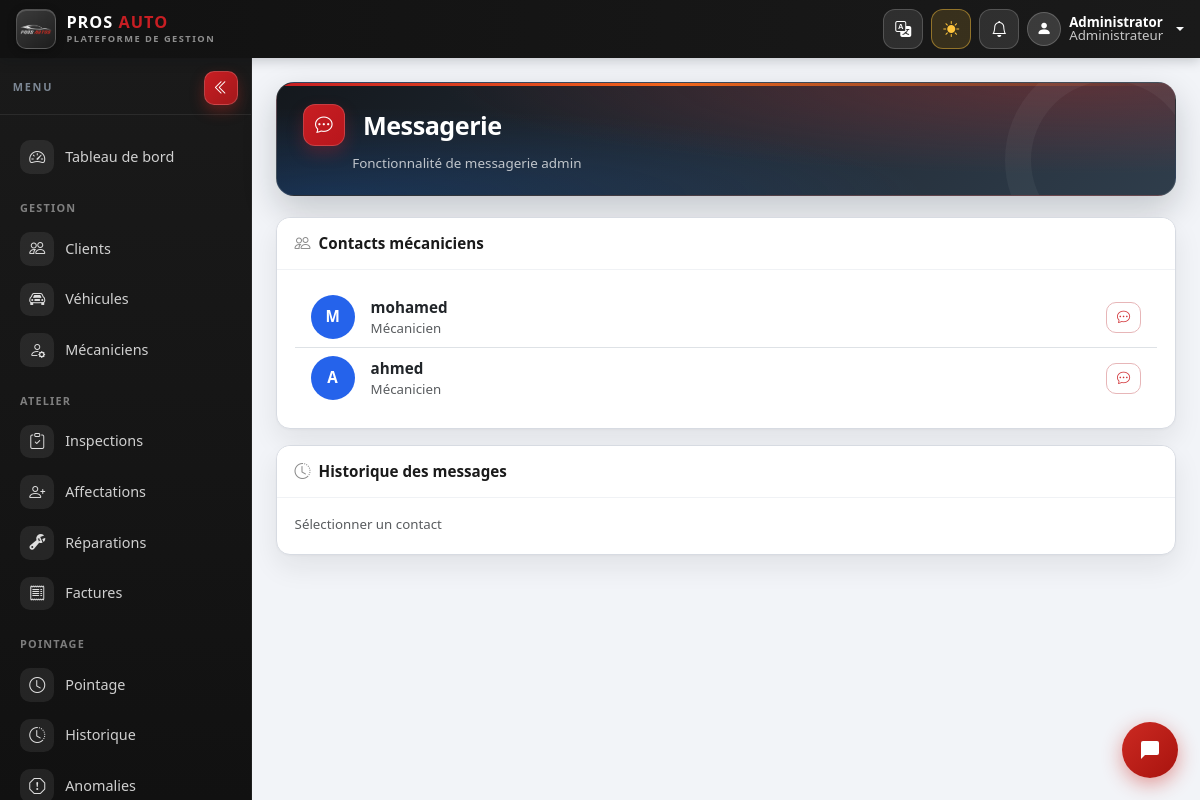
Page /admin/chat.php (signed in) on the committed database.
### tables this page shows
CREATE TABLE users (
  id INT UNSIGNED NOT NULL AUTO_INCREMENT,
  full_name VARCHAR(100) NOT NULL,
  username VARCHAR(50) NOT NULL,
  nom_complet VARCHAR(150) NOT NULL DEFAULT '',
  email VARCHAR(120) NOT NULL,
  password VARCHAR(255) NOT NULL,
  role ENUM('admin','mechanic') NOT NULL DEFAULT 'mechanic',
  mechanic_id INT UNSIGNED NULL,
  is_active TINYINT(1) NOT NULL DEFAULT 1,
  last_login_at DATETIME NULL,
  created_at DATETIME NOT NULL DEFAULT CURRENT_TIMESTAMP,
  PRIMARY KEY (id),
  UNIQUE KEY uq_users_username (username),
  UNIQUE KEY uq_users_email (email),
  INDEX idx_users_role (role),
  INDEX idx_users_mechanic (mechanic_id),
  CONSTRAINT fk_users_mechanic FOREIGN KEY (mechanic_id)
    REFERENCES mechanics(id) ON DELETE SET NULL
);

### includes/functions.php (called while the page is built, shortened)
<?php
require_once __DIR__ . '/../config/config.php';
require_once __DIR__ . '/../config/database.php';
function current_lang(): string
{
    return $_SESSION['app_lang'] ?? 'fr';
}
function &lang_table(): array
{
    static $table = null;
    if ($table === null) {
        $file = __DIR__ . '/lang/' . current_lang() . '.php';
        $table = is_file($file) ? require $file : require __DIR__ . '/lang/fr.php';
    }
    return $table;
}
function t(string $key, ...$params): string
{
    $table = lang_table();
    $text = $table[$key] ?? $table['common.' . $key] ?? $key;
    return $text;
}
function e(?string $value): string
{
    return htmlspecialchars((string) $value, ENT_QUOTES, 'UTF-8');
}
function app_url(string $path = ''): string
{
    $url = app_base_url() . '/' . ltrim($path, '/');
    return $url;
}
function asset_url(string $path): string
{
    $url  = app_url($path);
    $file = __DIR__ . '/../' . ltrim($path, '/');
    $v    = is_file($file) ? (string) filemtime($file) : null;
    return $v === null ? $url : $url . '?v=' . $v;
}
function current_user(): ?array
{
    static $cachedId = null;
    static $cachedUser = null;
    $id = (int) ($_SESSION['user_id'] ?? 0);
    if ($cachedId !== $id) {
        $cachedId   = $id;
        $cachedUser = $id > 0
            ? fetch_one("SELECT * FROM users WHERE id = ? AND is_active = 1", [$id])
            : null;
    }
    return $cachedUser;
}
function is_logged_in(): bool
{
    return current_user() !== null;
}
function home_url(): string
{
    $u = current_user();
    return ($u && $u['role'] === 'admin') ? 'admin/dashboard.php' : 'mechanic/dashboard.php';
}
function locale_id(): string
{
    return current_lang() === 'fr' ? 'fr-FR' : 'en-GB';
}
function role_label(string $role): string
{
    return $role === 'admin' ? t('role.admin') : t('role.mechanic');
}

### config/config.php (called while the page is built, shortened)
<?php
function app_base_url(): string
{
    $rootFs  = str_replace('\\', '/', (string) realpath(dirname(__DIR__)));
    $docRoot = str_replace('\\', '/', (string) realpath((string) ($_SERVER['DOCUMENT_ROOT'] ?? '')));
    if ($docRoot !== '' && $rootFs !== '' && str_starts_with($rootFs, $docRoot)) {
        $base = substr($rootFs, strlen($docRoot));
        return rtrim($base, '/');
    }
    $dir = str_replace('\\', '/', dirname($_SERVER['SCRIPT_NAME'] ?? '/'));
    return $dir === '/' ? '' : $dir;
}

### config/database.php (called while the page is built, shortened)
<?php
function db(): PDO
{
    static $pdo = null;
    if ($pdo === null) {
        $dsn = 'mysql:host=' . DB_HOST . ';dbname=' . DB_NAME . ';charset=' . DB_CHARSET;
        try {
            $pdo = new PDO($dsn, DB_USER, DB_PASS, [
                PDO::ATTR_ERRMODE            => PDO::ERRMODE_EXCEPTION,
                PDO::ATTR_DEFAULT_FETCH_MODE => PDO::FETCH_ASSOC,
                PDO::ATTR_EMULATE_PREPARES   => false,
            ]);
            $pdo->exec("SET time_zone = 'SYSTEM'");
        } catch (PDOException $e) {
            http_response_code(500);
            if (APP_DEBUG) {
                exit('Erreur de connexion à la base de données : '
                    . htmlspecialchars($e->getMessage(), ENT_QUOTES, 'UTF-8')
                    . '<br>Vérifiez <code>config/database.php</code> et importez <code>database.sql</code>.');
            }
            exit('Service momentanément indisponible.');
        }
    }
    return $pdo;
}
function fetch_one(string $sql, array $params = [])
{
    try {
        $st = db()->prepare($sql);
        $st->execute($params);
        $row = $st->fetch();
        return $row === false ? null : $row;
    } catch (PDOException $e) {
        if (is_missing_schema_error($e)) {
            error_log('[garage] schema missing on SELECT ONE: ' . $e->getMessage());
            return null;
        }
        throw $e;
    }
}

### includes/auth.php (called while the page is built, shortened)
<?php
require_once __DIR__ . '/../config/config.php';
require_once __DIR__ . '/../config/database.php';
require_once __DIR__ . '/functions.php';
require_once __DIR__ . '/chat.php';
if (is_logged_in() && is_mechanic() && !ip_approved_for_user(current_user_id(), client_ip())) {
    $_SESSION = [];
    if (ini_get('session.use_cookies')) {
        $p = session_get_cookie_params();
        setcookie(session_name(), '', time() - 42000, $p['path'], $p['domain'], $p['secure'], $p['httponly'], true);
    }
    session_destroy();
    session_start();
    $_SESSION['app_lang'] = current_lang();
    header('Location: ' . app_url('auth/login.php?reason=ip_unapproved'), true, 303);
    exit;
}

### includes/chat.php (called while the page is built, shortened)
<?php
function chat_allowed_roles(): array
{
    return ['admin', 'mechanic'];
}
function chat_pair_allowed(?string $meRole, ?string $peerRole): bool
{
    $roles = chat_allowed_roles();
    return ($meRole === 'admin' && $peerRole === 'mechanic') || ($meRole === 'mechanic' && $peerRole === 'admin');
}
function chat_contact_roles(?string $meRole): array
{
    $out = [];
    foreach (chat_allowed_roles() as $peerRole) {
        if (chat_pair_allowed($meRole, $peerRole)) { $out[] = $peerRole; }
    }
    return $out;
}
function chat_get_contacts(PDO $db, int $meId, ?string $meRole = null): array
{
    $meRole = $meRole ?? (chat_user_role($db, $meId) ?? '');
    $contactRoles = chat_contact_roles($meRole);
    $roleSql = $contactRoles
        ? "u.role IN ('" . implode("','", $contactRoles) . "')"
        : '1 = 0';
    $load = function () use ($db, $meId, $roleSql) {
        $stmt = $db->prepare(
            "SELECT u.id, u.username, u.nom_complet, u.role,
                    (p.last_seen_at IS NOT NULL AND p.last_seen_at >= (NOW() - INTERVAL " . CHAT_ONLINE_WINDOW . " SECOND)) AS is_online,
                    p.last_seen_at,
                    (SELECT COUNT(*) FROM chat_messages m
                      WHERE m.sender_id = u.id AND m.receiver_id = :me AND m.is_read = 0) AS unread
             FROM users u
             LEFT JOIN chat_presence p ON p.user_id = u.id
             WHERE u.is_active = 1 AND {$roleSql} AND u.id <> :me2
             ORDER BY is_online DESC, unread DESC, u.nom_complet"
        );
        $stmt->execute(['me' => $meId, 'me2' => $meId]);
        return $stmt->fetchAll();
    };
    try { return $load(); }
    catch (Throwable $e) { return chat_retry($db, $load) ?? []; }
}

### admin/chat.php (the view, shortened to what this page needs)
<?php
require_once __DIR__ . '/../includes/auth.php';
$db = db();
$me = current_user();
$meId = (int) $me['id'];
$contacts = [];
$selectedPeerId = 0;
$messages = [];
$selectedPeer = null;
try {
    $contacts = chat_get_contacts($db, $meId, 'admin');
} catch (Throwable $e) {
    error_log('admin/chat.php: ' . $e->getMessage());
}
require __DIR__ . '/../includes/header.php';
?>
<div class="page-title">
    <div>
        <h1><i class="bi bi-chat-dots me-2 text-danger"></i><?= e(t('chat.title')) ?></h1>
        <div class="subtitle"><?= e(t('chat.admin_feature')) ?></div>
    </div>
</div>
<div class="card">
    <div class="card-header d-flex align-items-center gap-2">
        <i class="bi bi-people"></i>
        <span class="mb-0"><?= e(t('chat.mecanicien_contacts')) ?></span>
    </div>
    <div class="card-body">
        <?php if (!$contacts): ?>
            <div class="alert alert-info"><?= e(t('chat.no_contacts')) ?></div>
        <?php else: ?>
            <ul class="list-group list-group-flush">
                <?php foreach ($contacts as $c): ?>
                    <?php
                        $cid = (int) $c['id'];
                        $active = $cid === $selectedPeerId;
                    ?>
                    <li class="list-group-item d-flex align-items-center gap-3 <?= $active ? 'bg-danger bg-opacity-10' : '' ?>">
                        <div class="position-relative">
                            <span class="avatar" style="width:44px;height:44px;border-radius:50%;display:inline-flex;align-items:center;justify-content:center;font-weight:700;color:#fff;background:#2563eb;">
                                <?= strtoupper(substr((string) ($c['nom_complet'] ?: $c['username']), 0, 1)) ?>
                            </span>
                        </div>
                        <div class="flex-grow-1 min-w-0">
                            <div class="fw-semibold"><?= e($c['nom_complet'] ?: $c['username']) ?></div>
                            <div class="text-muted small"><?= e($c['role'] === 'mechanic' ? t('role.mechanic') : $c['role']) ?></div>
                        </div>
                        <a href="<?= e(app_url('admin/chat.php?peer=' . $cid)) ?>" class="btn btn-sm <?= $active ? 'btn-danger' : 'btn-outline-danger' ?>">
                            <i class="bi bi-chat-dots"></i>
                        </a>
                    </li>
                <?php endforeach; ?>
            </ul>
        <?php endif; ?>
    </div>
</div>
<div class="card mt-3">
    <div class="card-header d-flex align-items-center gap-2">
        <i class="bi bi-clock-history"></i>
        <span class="mb-0"><?= e(t('chat.history')) ?></span>
    </div>
    <div class="card-body">
        <?php if ($selectedPeer): ?>
            <div class="d-flex align-items-center gap-2 mb-3">
                <span class="avatar" style="width:32px;height:32px;border-radius:50%;display:inline-flex;align-items:center;justify-content:center;font-weight:700;color:#fff;background:#2563eb;">
                    <?= strtoupper(substr((string) $selectedPeer['full_name'], 0, 1)) ?>
                </span>
                <div>
                    <div class="fw-semibold"><?= e($selectedPeer['full_name']) ?></div>
                    <div class="text-muted small"><?= e($selectedPeer['username']) ?></div>
                </div>
            </div>
            <div class="border rounded p-3 bg-light" style="max-height:320px;overflow-y:auto;">
                <?php if (!$messages): ?>
                    <div class="text-muted small"><?= e(t('chat.empty')) ?></div>
                <?php else: ?>
                    <?php foreach ($messages as $msg): ?>
                        <div class="mb-2 <?= $msg['mine'] ? 'text-end' : 'text-start' ?>">
                            <div class="<?= $msg['mine'] ? 'bg-danger bg-opacity-10 text-dark rounded-3 px-3 py-2' : 'bg-white text-dark rounded-3 px-3 py-2 shadow-sm' ?>">
                                <?= nl2br(e($msg['text'])) ?>
                                <div class="small text-muted mt-1"><?= e($msg['time']) ?></div>
                                <?php if ($msg['mine']): ?>
                                    <div class="small text-muted"><?= e(t('chat.you')) ?></div>
                                <?php endif; ?>
                            </div>
                        </div>
                    <?php endforeach; ?>
                <?php endif; ?>
            </div>
            <form method="post" class="mt-3">
                <?= csrf_field() ?>
                <input type="hidden" name="action" value="send">
                <input type="hidden" name="peer_id" value="<?= (int) $selectedPeerId ?>">
                <div class="input-group">
                    <textarea name="message" class="form-control" rows="1" placeholder="<?= e(t('chat.write_here')) ?>" required></textarea>
                    <button class="btn btn-danger" type="submit"><i class="bi bi-send"></i></button>
                </div>
            </form>
        <?php else: ?>
            <div class="text-muted small"><?= e(t('chat.select_contact')) ?></div>
        <?php endif; ?>
    </div>
</div>
<?php require __DIR__ . '/../includes/footer.php'; ?>

### includes/header.php (shortened to what this page needs)
<?php
$u = current_user();
?><!doctype html>
<html lang="<?= e(current_lang()) ?>">
<head>
<link rel="stylesheet" href="<?= e(asset_url('assets/vendor/bootstrap/bootstrap.min.css')) ?>">
<link rel="stylesheet" href="<?= e(asset_url('assets/vendor/bootstrap-icons/bootstrap-icons.css')) ?>">
<link rel="stylesheet" href="<?= e(asset_url('assets/css/style.css')) ?>">
</head>
<body class="app-body" data-locale="<?= e(locale_id()) ?>">
<nav class="navbar navbar-dark app-navbar sticky-top">
  <div class="container-fluid px-3">
    <a class="navbar-brand brand-block" href="<?= e(app_url(home_url())) ?>">
      <span class="brand-logo-wrap">
        <img src="<?= e(app_url('assets/images/logo.png')) ?>" alt="PROS AUTO" class="brand-logo">
      </span>
      <span class="brand-text d-none d-sm-flex">
        <span class="brand-name">PROS <strong>AUTO</strong></span>
        <span class="brand-tagline"><?= e(t('app.tagline')) ?></span>
      </span>
    </a>
    <div class="d-flex align-items-center gap-2 ms-auto">
      <div class="dropdown">
        <button class="icon-btn" type="button" data-bs-toggle="dropdown" aria-expanded="false"
                aria-label="<?= e(t('nav.language')); ?>" title="<?= e(t('nav.language')); ?>">
          <i class="bi bi-translate"></i>
        </button>
      </div>
      <button id="themeToggle" class="icon-btn" type="button" aria-label="<?= e(t('nav.theme')); ?>" title="<?= e(t('nav.theme')); ?>">
        <i class="bi theme-icon bi-moon"></i>
      </button>
      <?php if ($u): ?>
      <div class="notif-wrap position-relative">
        <button type="button" class="icon-btn notif-trigger" id="notifTrigger"
                aria-expanded="false" aria-haspopup="true" aria-controls="notifDropdown"
                aria-label="<?= e(t('nav.notifications')); ?>" title="<?= e(t('nav.notifications')); ?>">
          <i class="bi bi-bell"></i>
        </button>
      </div>
      <div class="dropdown">
        <a class="d-flex align-items-center gap-2 text-light text-decoration-none dropdown-toggle user-menu" data-bs-toggle="dropdown" href="#" role="button" aria-expanded="false">
          <span class="user-avatar"><i class="bi bi-person-fill"></i></span>
          <span class="d-none d-md-inline">
            <span class="d-block small fw-semibold lh-1"><?= e($u['full_name']) ?></span>
            <span class="d-block small opacity-75 lh-1"><?= e(role_label($u['role'])) ?></span>
          </span>
        </a>
      </div>
      <?php endif; ?>
    </div>
  </div>
</nav>
<div class="app-wrapper d-flex">
<?php require __DIR__ . '/sidebar.php'; ?>
<main class="flex-grow-1 main-content">
<div class="content-inner px-3 px-lg-4 py-4">

### rows in the picture
users: full_name "Administrator", role "Administrateur"
users: nom_complet+username "M", username "mohamed", role "Mécanicien"
users: nom_complet+username "A", username "ahmed", role "Mécanicien"

### other values in the picture
t('app.tagline') "PLATEFORME DE GESTION"
t('nav.menu') "MENU"
$label "Tableau de bord Clients Véhicules Mécaniciens Inspections Affectations Réparations Factures Pointage Historique Anomalies"
$label "GESTION ATELIER POINTAGE"
t('chat.title') "Messagerie"
t('chat.admin_feature') "Fonctionnalité de messagerie admin"
t('chat.mecanicien_contacts') "Contacts mécaniciens"
t('chat.history') "Historique des messages"
t('chat.select_contact') "Sélectionner un contact"
